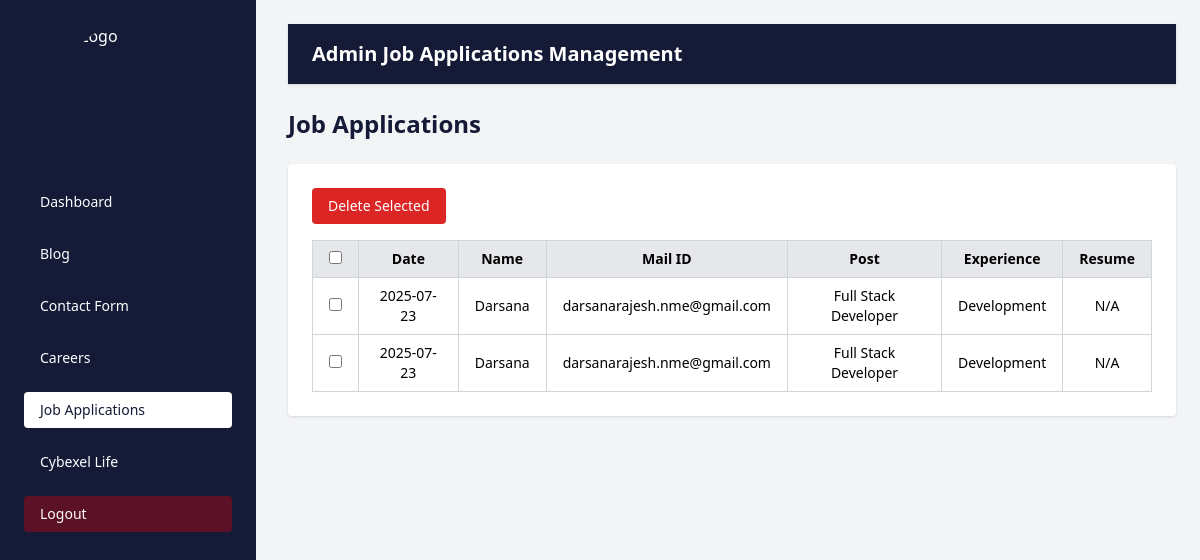
Before: /admin_job_applications/ (signed in) with the older database file.
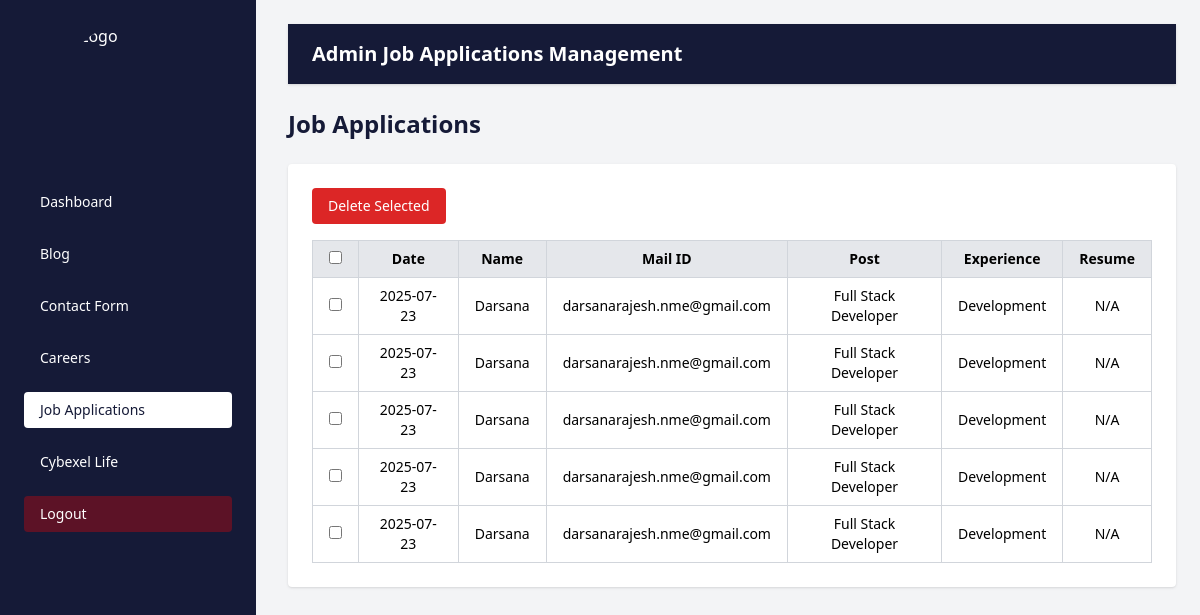
After: the same page with the newer database file.
### cybexelapp/models.py (models this page shows, shortened)
class JobApplication(models.Model):
    department = models.ForeignKey(Department, on_delete=models.SET_NULL, null=True)
    position = models.CharField(max_length=255)
    label = models.CharField(max_length=255)
    name = models.CharField(max_length=255)
    email = models.EmailField()
    cover_letter = models.TextField(blank=True)
    resume = models.FileField(upload_to='resumes/', blank=True)
    submitted_at = models.DateTimeField(auto_now_add=True)

class Department(models.Model):
    name = models.CharField(max_length=100, unique=True)

### cybexelapp/views.py (the view)
# urls.py: path('admin_job_applications/', views.admin_job_applications, name='admin_job_applications'),
@never_cache
@login_required(login_url='admin_login')
def admin_job_applications(request):
    applications = JobApplication.objects.all().order_by('-submitted_at')
    return render(request, 'admin_job_applications.html', {'applications': applications})

### cybexelapp/templates/admin_job_applications.html (shortened to what the changed rows need)
{% load static %}
<!DOCTYPE html>
<html lang="en">
<head>
    <script src="https://cdn.tailwindcss.com"></script>
</head>
<body class="bg-gray-100">
    <div class="flex h-screen">
          <div class="flex-1 p-6 pl-[18rem]">
            <div class="w-full bg-[#151a37] text-white py-4 px-6 r shadow mb-6">
    <h2 class="text-xl font-semibold">Admin Job Applications Management</h2>
  </div>
  <h1 class="text-2xl font-semibold text-[#151a37] mb-6">Job Applications</h1>
 <form method="POST" action="{% url 'bulk_delete_job_applications' %}">
  <div class="bg-white p-6 rounded shadow overflow-x-auto">
    <table class="w-full border-collapse border border-gray-300 text-sm">
      <thead>
        <tr class="bg-gray-200 text-center">
          <th class="border border-gray-300 px-4 py-2">
            <input type="checkbox" id="select-all" />
          </th>
          <th class="border border-gray-300 px-4 py-2">Date</th>
          <th class="border border-gray-300 px-4 py-2">Name</th>
          <th class="border border-gray-300 px-4 py-2">Mail ID</th>
          <th class="border border-gray-300 px-4 py-2">Post</th>
          <th class="border border-gray-300 px-4 py-2">Experience</th>
          <th class="border border-gray-300 px-4 py-2">Resume</th>
        </tr>
      </thead>
      <tbody>
        {% for application in applications %}
        <tr class="text-center">
          <td class="border border-gray-300 px-4 py-2">
            <input type="checkbox" name="selected_ids" value="{{ application.id }}" />
          </td>
          <td class="border border-gray-300 px-4 py-2">{{ application.submitted_at|date:"Y-m-d" }}</td>
          <td class="border border-gray-300 px-4 py-2">{{ application.name }}</td>
          <td class="border border-gray-300 px-4 py-2">{{ application.email }}</td>
          <td class="border border-gray-300 px-4 py-2">{{ application.position }}</td>
          <td class="border border-gray-300 px-4 py-2">{{ application.department.name }}</td>
          <td class="border border-gray-300 px-4 py-2">
            {% if application.resume %}
              <a href="{{ application.resume.url }}" target="_blank" class="text-blue-600 hover:underline">Download</a>
            {% else %}
              N/A
            {% endif %}
          </td>
        </tr>
        {% empty %}
        <tr>
          <td colspan="9" class="text-center py-4">No applications yet.</td>
        </tr>
        {% endfor %}
      </tbody>
    </table>
  </div>
</form>
</div>
    </div>
</body>
</html>

Changed rows visible on the page:
added JobApplication: submitted_at "2025-07-23", name "Darsana", email "darsanarajesh.nme@gmail.com", position "Full Stack Developer", department.name "Development", resume "N/A"
added JobApplication: submitted_at "2025-07-23", name "Darsana", email "darsanarajesh.nme@gmail.com", position "Full Stack Developer", department.name "Development", resume "N/A"
added JobApplication: submitted_at "2025-07-23", name "Darsana", email "darsanarajesh.nme@gmail.com", position "Full Stack Developer", department.name "Development", resume "N/A"
